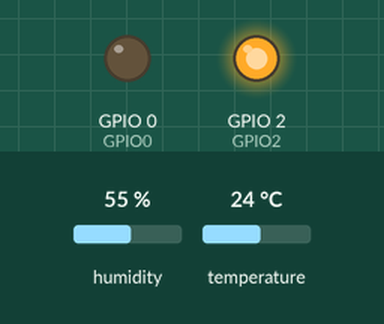
Recording of a sketch running on a simulated ESP8266 (NodeMCU). Parts: output pins drawn as LEDs (lit = HIGH). The inputs (shaded band) are chosen by the test bench; at power-on: humidity 55 %, temperature 24 °C. WiFi joins after 1.5 s; servers stay silent unless stated; uploads are accepted with an empty reply; EEPROM starts erased; pins used as bus, display or sensor lines are not drawn; what the sketch prints to the serial monitor is not drawn. At 8.7 s the program puts the board to deep sleep or switches it off; the recording ends there.

Above: at 0.1 s.
Timing chart, 0 to 8.7 s (numbered marks = the images above):
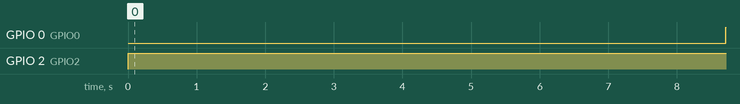

The sketch:

dhtnode.ino
```cpp
/*
  DHTNode

  Reads hourly values from the DHT sensor and send them via Wi-Fi network to the sever.

  TODO:
    - NTP request for clock sync
    - deep sleep
    - Transmit data collected
    - Soft reset if read from DHT22 fails

Programmer settings:
- Board: Generic ESP8266 Module
- Builtin LED: 2
- Upload Speed: 115200
- CPU Frequency: 80Mhz
- Crystal Frequency: 20Mhz
- Flas Size: 1MB (FS 128 OTA)
- Flash Mode: DOUT (compatible)
- Flas Frequency: 40Mhz
- Reset Mode: no dtr
- Debug port: Disabled
- Debug Level: None
- lwIP Variant: v2 lower memory
- VTables: Flash
- Exceptions: Legacy (new can return nullptr)
- Erase Flash: Only Sketch
-
*/

#include <ESP8266WiFi.h>
#include <ESP8266HTTPClient.h>
#include "DHTesp.h"
//#include "DHT.h"
#include <EEPROM.h>

#define MSMT_BATCH  48
#define INTVL_SEC 900

//#define MSMT_BATCH  2
//#define INTVL_SEC 60

const short int GPIO2 = 2; //GPIO2
const short int GPIO0 = 0; //GPIO0

String nodeid;
byte countit;

DHTesp dht;

typedef struct {
  float temperature;
  float humidity;
} dhtData;

dhtData dhtDataArray[MSMT_BATCH]; //12h of data @ 4 measurements per hour

//DHT dht(GPIO2, DHT22);

void ok_blink() {
  // successful boot, short blink 3 times
  digitalWrite(GPIO2, LOW);     // turn the LED on
  delay(100);                    // wait
  digitalWrite(GPIO2, HIGH);    // turn the LED off
  delay(100);                    // wait

  digitalWrite(GPIO2, LOW);     // turn the LED on
  delay(100);                    // wait
  digitalWrite(GPIO2, HIGH);    // turn the LED off
  delay(100);                    // wait

  digitalWrite(GPIO2, LOW);     // turn the LED on
  delay(100);                    // wait
  digitalWrite(GPIO2, HIGH);    // turn the LED off
  delay(100);                    // wait
}

void connected_blink() {
  // successful boot, long blink 2 times
  digitalWrite(GPIO2, LOW);     // turn the LED on
  delay(200);                    // wait
  digitalWrite(GPIO2, HIGH);    // turn the LED off
  delay(200);                    // wait

  digitalWrite(GPIO2, LOW);     // turn the LED on
  delay(200);                    // wait
  digitalWrite(GPIO2, HIGH);    // turn the LED off
  delay(200);                    // wait
}

// the setup function runs once when you press reset or power the board
void setup()
{

  // power up DHT sensor, pull DHT GND pin to low
  pinMode(GPIO0, OUTPUT);
  digitalWrite(GPIO0, LOW);

  // initialize digital pin LED_BUILTIN as an output.
  pinMode(GPIO2, OUTPUT);
  digitalWrite(GPIO2, HIGH);    // turn the LED off

  delay(1000);                   // wait

  //ok_blink();

  Serial.begin(9600);
  Serial.setTimeout(2000);
  // Wait for serial to initialize.
  while(!Serial) { }

  EEPROM.begin( sizeof(dhtDataArray) + sizeof(countit) );
  EEPROM.get(0,countit);

  if( countit >= MSMT_BATCH ) {

    WiFi.mode(WIFI_OFF);        //Prevents reconnection issue (taking too long to connect)
    delay(1000);
    WiFi.mode(WIFI_STA);        //This line hides the viewing of ESP as wifi hotspot, also needed for modem sleep
    //wifi_set_sleep_type(LIGHT_SLEEP_T);

    //Serial.println();

    WiFi.begin("ZyXEL7AD474", "3AH9CPHYWTH39");

    Serial.print(WiFi.hostname());

    //Serial.print("Connecting");
    while (WiFi.status() != WL_CONNECTED)
    {
      delay(500);
      //Serial.print(".");
    }
    //Serial.println();

    //connected_blink();

  }

  // Autodetect is not working reliable, don't use the following line
  // dht.setup(17);
  // use this instead:
  dht.setup(GPIO2, DHTesp::DHT22); // Connect DHT sensor to GPIO2

  delay(5000);

  HTTPClient http;    //Declare object of class HTTPClient

  String getData, Link;
  int httpCode;
  String payload;

  dhtData msmtData;

  msmtData.humidity = dht.getHumidity();
  msmtData.temperature = dht.getTemperature();

  //float humidity = dht.readHumidity();
  //float temperature = dht.readTemperature();

  // isnan is not working - why?
  if (String(msmtData.temperature) == "nan" || String(msmtData.humidity) == "nan" ) {
    //Serial.println("Failed to read from DHT sensor!");
    msmtData.temperature = -1;
    msmtData.humidity = -1;
  }

  Serial.println(String(countit));

  // store sensor measurement to EEPROM
  EEPROM.put(1+(countit-1)*sizeof(dhtData), msmtData);

  if( countit >= MSMT_BATCH ) {


    //Serial.print("Connected, IP address: ");
    //Serial.println(WiFi.localIP());

    nodeid = WiFi.hostname();

    EEPROM.get(1, dhtDataArray);

    //GET Data
    getData = "nodeid=" + nodeid;

    for (int i=0;i<MSMT_BATCH;i++){
      getData = getData + "&temperature[]=" + String(dhtDataArray[i].temperature);
    }

    for (int i=0;i<MSMT_BATCH;i++){
      getData = getData + "&humidity[]=" + String(dhtDataArray[i].humidity);
    }

    getData = getData + "&dts=" + String(INTVL_SEC);

    Link = "http://192.168.1.48:88/datarec.php?" + getData;

    http.begin(Link);     //Specify request destination

    httpCode = http.GET();            //Send the request
    payload = http.getString();    //Get the response payload

    http.end();  //Close connection

    countit = 0;
  }

  //Serial.println(httpCode);   //Print HTTP return code
  //Serial.println(payload);    //Print request response payload

  pinMode(GPIO2, OUTPUT);
  digitalWrite(GPIO2, HIGH);

  countit++;
  EEPROM.put(0,countit);


  // power down DHT sensor
  pinMode(GPIO0, OUTPUT);
  digitalWrite(GPIO0, HIGH); // pull DHT GND pin to HIGH

  EEPROM.commit();

  ESP.deepSleep(INTVL_SEC * 1e6); //sleep for 15min
  //delay(5000);  //sleep for five minutes

}


// the loop function runs over and over again forever
void loop() {

}
```

Measured:
- by itself, GPIO 0 (GPIO0): LOW → HIGH at 8.7 s
- by itself, GPIO 2 (GPIO2): LOW → HIGH at 0.00 s
